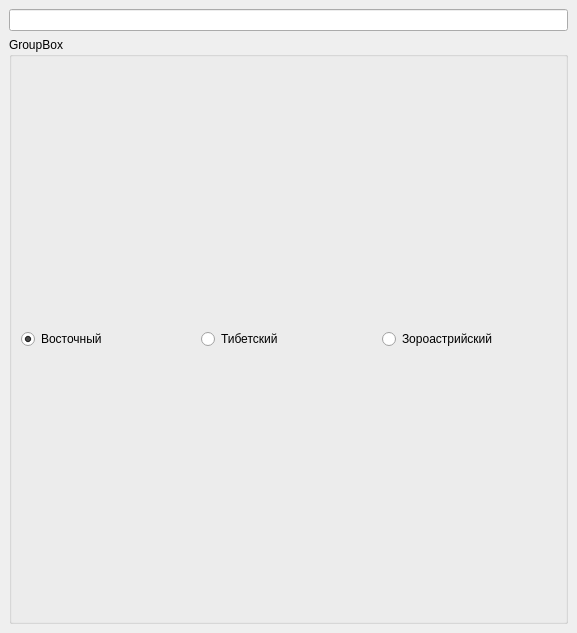
<?xml version="1.0" encoding="UTF-8"?>
<ui version="4.0">
 <class>MainWindow</class>
 <widget class="QMainWindow" name="MainWindow">
  <property name="geometry">
   <rect>
    <x>0</x>
    <y>0</y>
    <width>577</width>
    <height>633</height>
   </rect>
  </property>
  <property name="windowTitle">
   <string>Календари и гороскопы</string>
  </property>
  <widget class="QWidget" name="centralwidget">
   <layout class="QVBoxLayout" name="verticalLayout">
    <item>
     <widget class="QLineEdit" name="le_year"/>
    </item>
    <item>
     <widget class="QGroupBox" name="groupBox">
      <property name="title">
       <string>GroupBox</string>
      </property>
      <layout class="QHBoxLayout" name="horizontalLayout">
       <item>
        <widget class="QRadioButton" name="rb_eastern">
         <property name="text">
          <string>Восточный</string>
         </property>
         <property name="checked">
          <bool>true</bool>
         </property>
        </widget>
       </item>
       <item>
        <widget class="QRadioButton" name="rb_tibetan">
         <property name="text">
          <string>Тибетский</string>
         </property>
        </widget>
       </item>
       <item>
        <widget class="QRadioButton" name="rb_zoroastrian">
         <property name="text">
          <string>Зороастрийский</string>
         </property>
        </widget>
       </item>
      </layout>
     </widget>
    </item>
   </layout>
  </widget>
 </widget>
 <resources/>
 <connections/>
</ui>
